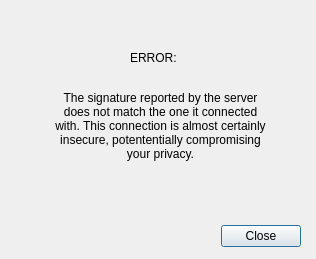
<?xml version="1.0" encoding="UTF-8"?>
<ui version="4.0">
 <class>Dialog</class>
 <widget class="QDialog" name="Dialog">
  <property name="geometry">
   <rect>
    <x>0</x>
    <y>0</y>
    <width>316</width>
    <height>259</height>
   </rect>
  </property>
  <property name="windowTitle">
   <string>Dialog</string>
  </property>
  <widget class="QDialogButtonBox" name="buttonBox">
   <property name="geometry">
    <rect>
     <x>220</x>
     <y>220</y>
     <width>81</width>
     <height>32</height>
    </rect>
   </property>
   <property name="orientation">
    <enum>Qt::Horizontal</enum>
   </property>
   <property name="standardButtons">
    <set>QDialogButtonBox::Close</set>
   </property>
  </widget>
  <widget class="QLabel" name="label">
   <property name="geometry">
    <rect>
     <x>50</x>
     <y>50</y>
     <width>221</width>
     <height>151</height>
    </rect>
   </property>
   <property name="text">
    <string>The signature reported by the server does not match the one it connected with. This connection is almost certainly insecure, potententially compromising your privacy.</string>
   </property>
   <property name="scaledContents">
    <bool>false</bool>
   </property>
   <property name="alignment">
    <set>Qt::AlignCenter</set>
   </property>
   <property name="wordWrap">
    <bool>true</bool>
   </property>
  </widget>
  <widget class="QLabel" name="label_2">
   <property name="geometry">
    <rect>
     <x>130</x>
     <y>50</y>
     <width>60</width>
     <height>16</height>
    </rect>
   </property>
   <property name="text">
    <string>ERROR:</string>
   </property>
  </widget>
 </widget>
 <resources/>
 <connections>
  <connection>
   <sender>buttonBox</sender>
   <signal>accepted()</signal>
   <receiver>Dialog</receiver>
   <slot>accept()</slot>
   <hints>
    <hint type="sourcelabel">
     <x>248</x>
     <y>254</y>
    </hint>
    <hint type="destinationlabel">
     <x>157</x>
     <y>274</y>
    </hint>
   </hints>
  </connection>
  <connection>
   <sender>buttonBox</sender>
   <signal>rejected()</signal>
   <receiver>Dialog</receiver>
   <slot>reject()</slot>
   <hints>
    <hint type="sourcelabel">
     <x>316</x>
     <y>260</y>
    </hint>
    <hint type="destinationlabel">
     <x>286</x>
     <y>274</y>
    </hint>
   </hints>
  </connection>
 </connections>
</ui>
